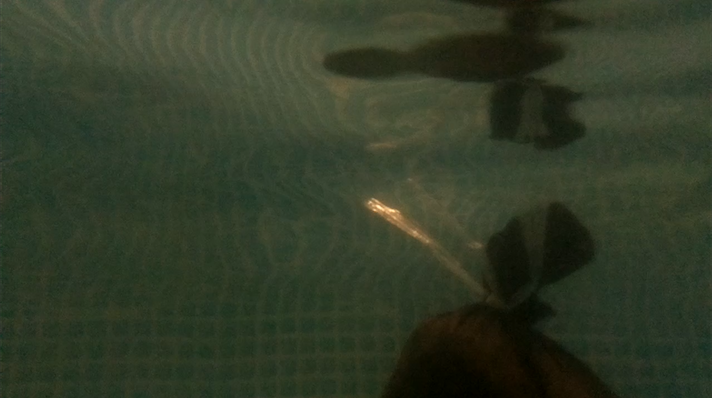
#> input picture playground/images/pool_image.png, 712 x 398 px
$ python contours_clustering.py   (older library calls are emulated)
#> lines starting #> are read from the running program, lines starting #| are printed output that depends on the picture; after the words box and inside, x2 and y2 are one past the last pixel; in counts of white or black regions, pixels touching at a corner belong together
#!/usr/bin/env python3

import os
import cv2
import numpy

def detect_contours(img):
    gray_img = cv2.cvtColor(img, cv2.COLOR_BGR2GRAY)
    equalized_img = cv2.equalizeHist(gray_img)
    blurred_img = cv2.GaussianBlur(equalized_img, (9, 9), 0)
    edges = cv2.Canny(blurred_img, 90, 180)
    _, thresh = cv2.threshold(edges, 127, 255, 0)
    img2, contours, hierarchy = cv2.findContours(thresh, cv2.RETR_EXTERNAL, cv2.CHAIN_APPROX_TC89_KCOS)
    return contours

def calculate_contour_distance(contour1, contour2):
    x1, y1, w1, h1 = cv2.boundingRect(contour1)
    c_x1 = x1 + w1/2
    c_y1 = y1 + h1/2

    x2, y2, w2, h2 = cv2.boundingRect(contour2)
    c_x2 = x2 + w2/2
    c_y2 = y2 + h2/2

    return max(abs(c_x1 - c_x2) - (w1 + w2)/2, abs(c_y1 - c_y2) - (h1 + h2)/2)

def merge_contours(contour1, contour2):
    return numpy.concatenate((contour1, contour2), axis=0)

def agglomerative_cluster(contours, threshold_distance=40.0):
    current_contours = contours
    while len(current_contours) > 1:
        min_distance = None
        min_coordinate = None

        for x in range(len(current_contours)-1):
            for y in range(x+1, len(current_contours)):
                distance = calculate_contour_distance(current_contours[x], current_contours[y])
                if min_distance is None:
                    min_distance = distance
                    min_coordinate = (x, y)
                elif distance < min_distance:
                    min_distance = distance
                    min_coordinate = (x, y)

        if min_distance < threshold_distance:
            index1, index2 = min_coordinate
            current_contours[index1] = merge_contours(current_contours[index1], current_contours[index2])
            del current_contours[index2]
        else:
            break

    return current_contours

if __name__ == '__main__':
    script_path = os.path.dirname(os.path.realpath(__file__))
    img_path = os.path.join(script_path, 'images/pool_image.png')
    img = cv2.imread(img_path)
#> img is the input picture: shape (398, 712, 3); mean B, G, R 39.5, 58.9, 49.8

    contours = detect_contours(img)
#> in detect_contours, `gray_img = cv2.cvtColor(img, cv2.COLOR_BGR2GRAY)`:
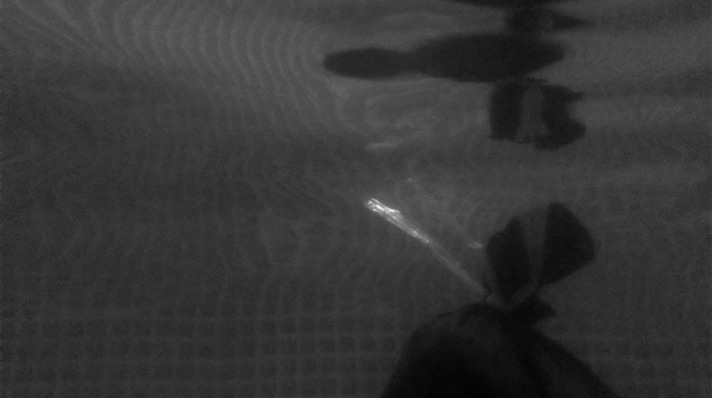
#> gray_img: shape (398, 712); min 1, max 243, mean 54
#> in detect_contours, `equalized_img = cv2.equalizeHist(gray_img)`:
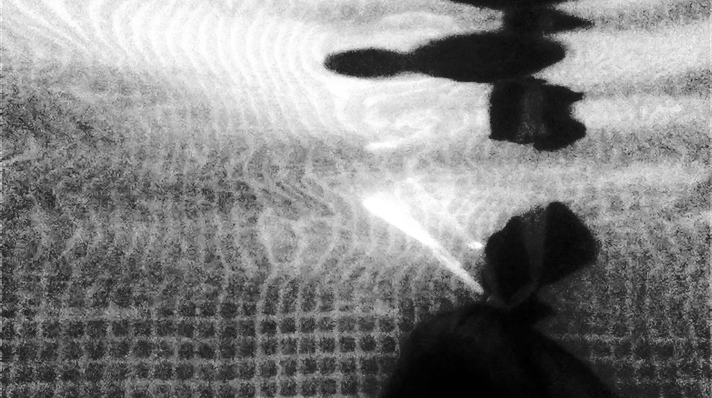
#> equalized_img: shape (398, 712); min 0, max 255, mean 130.2
#> in detect_contours, `edges = cv2.Canny(blurred_img, 90, 180)`:
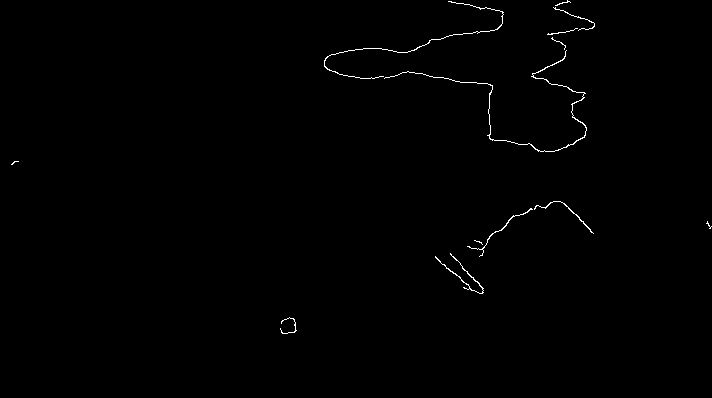
#> edges: shape (398, 712); 0.5% white in thin lines or dots, all inside (x1, y1, x2, y2) = (11, 0, 712, 334)
#> in detect_contours, `img2, contours, hierarchy = cv2.findContours(thresh, cv2.RETR_EXTERNAL..`: contours = 13 contours, 9 with area under 20; largest, box (x1, y1, x2, y2) and area: (384, 50, 587, 152) 76, (534, 201, 594, 234) 42, (324, 1, 504, 79) 40, (435, 253, 484, 294) 32
    agglomerative_cluster = agglomerative_cluster(contours)
#> in agglomerative_cluster, `current_contours = contours`: current_contours has the same summary as contours in detect_contours
#> the loop in agglomerative_cluster, `while len(current_contours) > 1:` made 9 passes

    for contour in contours:
        x, y, w, h = cv2.boundingRect(contour)
        cv2.rectangle(img, (x, y), (x+w, y+h), (0, 0, 255), 2)
#> this loop made 5 passes
#> contour on pass 4: [[14, 161], [11, 164], [15, 161], [18, 161]]
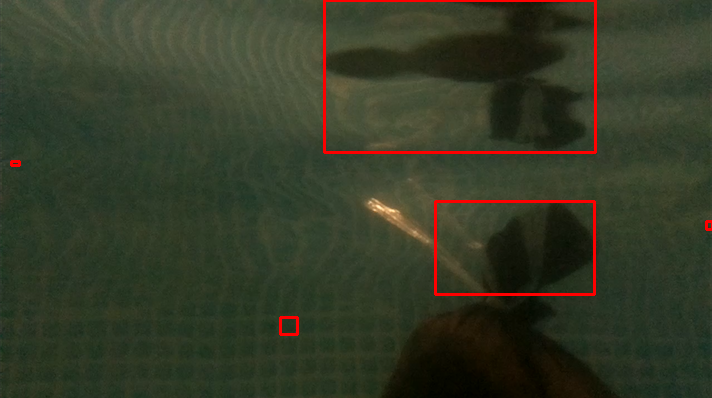
#> img: shape (398, 712, 3); 1.45% of pixels changed, all inside (x1, y1, x2, y2) = (10, 0, 712, 336)
    cv2.imshow('Detected Contours', img)

    if cv2.waitKey(0):
#> (key Esc is pressed here)
        cv2.destroyAllWindows()
